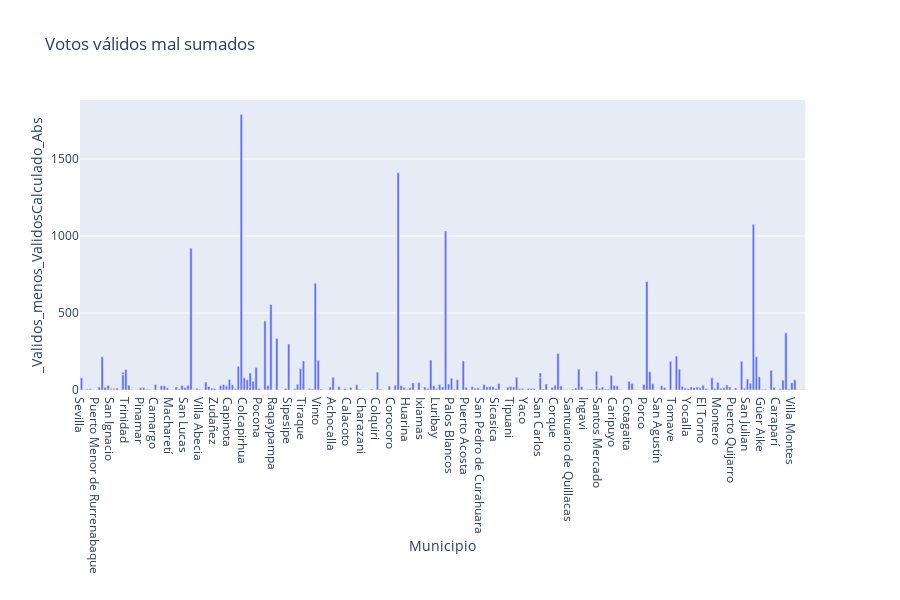

The notebook cell saved with this chart:
### Markdown cell above
## Error de suma en votos válidos por municipio

### Code cell
configure_plotly_browser_state()
fig = px.bar(df_validos_mal_computados, x="Municipio", y="_Validos_menos_ValidosCalculado_Abs", title="Votos válidos mal sumados")
fig.show()

### Figure 1 — Plotly figure (JSON) as saved in the notebook; plotly's stock layout.template omitted (floating-point values rounded to 4 significant figures; data arrays with more than 128 entries replaced by an {"elided": "..."} marker saying what was removed)
{"data": [{"textposition": "auto", "hovertemplate": "Municipio=%{x}<br>_Validos_menos_ValidosCalculado_Abs=%{y}", "showlegend": false, "legendgroup": "", "name": "", "yaxis": "y", "y": {"elided": "254 int values"}, "hoverlabel": {"namelength": 0}, "offsetgroup": "", "xaxis": "x", "marker": {"color": "#636efa"}, "x": {"elided": "254 str values"}, "alignmentgroup": "True", "type": "bar", "orientation": "v"}], "layout": {"title": {"text": "Votos válidos mal sumados"}, "yaxis": {"domain": [0, 1], "anchor": "x", "title": {"text": "_Validos_menos_ValidosCalculado_Abs"}}, "height": 600, "barmode": "relative", "xaxis": {"domain": [0, 0.98], "anchor": "y", "title": {"text": "Municipio"}}, "legend": {"tracegroupgap": 0}}}
